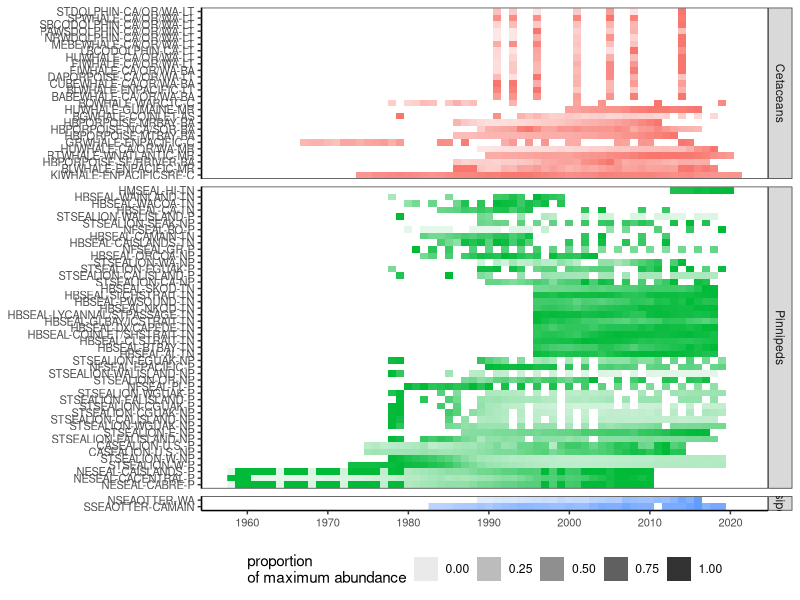
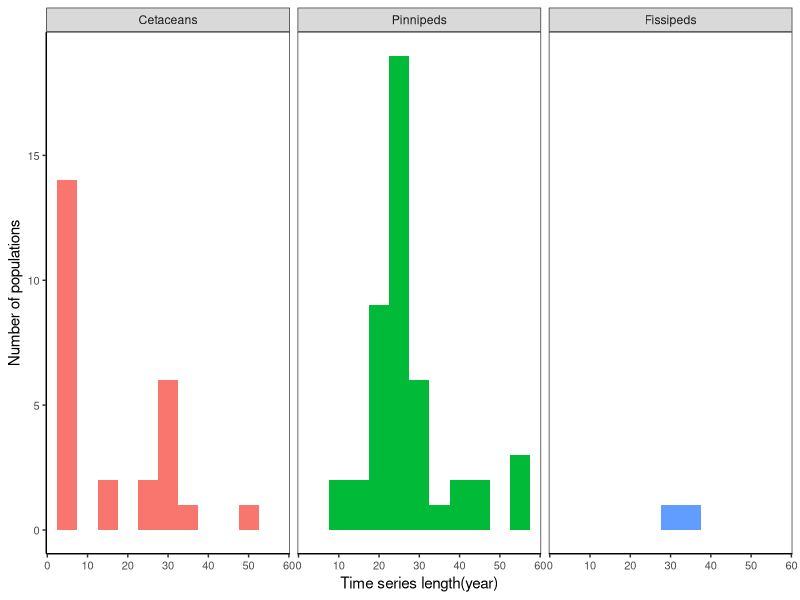

Write R code to recreate these figures, in order. (Note: this script raises an error after producing the figures.)

# clean working environment
rm(list = ls())

# read in package
library(tidyverse)

# set plot directory
plotdir <- "figures"

# read in data
data <- read.csv("data/clean_data/U.S_Abundance_Clean.csv")


# clean data 
data_clean <- data %>%
  mutate(catg1 = ifelse(common_name == "Mesoplodont beaked whale", "Cetaceans", catg1)) %>%
  mutate(catg2 = ifelse(common_name == "Mesoplodont beaked whale", "Small whales", catg2)) %>%
  mutate(survey_code = case_when(survey_method == "Other model"~"M",
                                 survey_method == "Line-transect"~"LT",
                                 survey_method == "Count"~"C",
                                 survey_method == "Bayesian analysis"~"BA",
                                 survey_method == "Mark recapture"~"MR",
                                 survey_method == "Aerial survey"~"AS")) %>%
  mutate(stock_survey = paste(stock_id,survey_code, sep="-")) %>%
  filter(!abundance_units %in% c("Total number(Males)", "Total number(Females)")) %>%
  mutate(unit_code = case_when(abundance_units == "Total number"~"TN",
                               abundance_units == "Pup"~"P",
                               abundance_units == "Non-pup"~"NP")) %>%
  mutate(stock_unit = paste(stock_id,unit_code, sep="-")) %>%
  mutate(new_id = ifelse(catg1 == "Cetaceans", stock_survey, stock_unit)) %>%
  mutate(new_id = ifelse(catg1 == "Fissipeds", stock_id, new_id)) %>%
  mutate(catg1 = factor(catg1, levels = c("Cetaceans", "Pinnipeds", "Fissipeds"))) %>%
  select(stock, stock_id, new_id, common_name, survey_method, year, abundance, abundance_units, source_type, catg1, catg2)

# Take 7 from Easton et al., 2020
data_survey_out <- data_clean%>%
  group_by(new_id) %>%
  summarize(year_number = n()) %>%
  filter(year_number<7)

data_survey_in <- data_clean %>%
  group_by(new_id) %>%
  summarize(year_number = n()) %>%
  filter(year_number >= 7)

data_final <- data_clean %>%
  filter(!new_id %in% data_survey_out$new_id) %>%
  left_join(data_survey_in, by = "new_id") %>%
  mutate(new_id = fct_reorder(.f = as.factor(new_id),
                                     .x = desc(year_number))) %>%
  group_by(new_id) %>%
  mutate(max_abundance = max(abundance,na.rm = TRUE)) %>%
  group_by(new_id) %>%
  mutate(proportion_abundance = abundance/max_abundance, na.rm = TRUE)


# make figure 
my_theme <- theme(axis.text=element_text(size=8),
                  plot.title=element_text(size=12),
                  panel.grid.major = element_blank(), 
                  panel.grid.minor = element_blank(),
                  panel.background = element_blank(), 
                  axis.line = element_line(colour = "black"))


# Plot timeline

g1 <- ggplot(data_final, aes(x=year, y=new_id, fill=catg1, alpha = proportion_abundance)) +
  geom_raster() +
  facet_grid(catg1~., scales="free_y", space="free_y") +
  # Labels
  scale_x_continuous(breaks=seq(1950,2020,10)) +
  scale_fill_discrete(guide=F) +
  scale_alpha_continuous(name = "proportion \nof maximum abundance")+
  # Theme
  theme_bw() + my_theme + 
  theme(axis.title=element_blank(), 
        legend.position="bottom")

g1

# Histogram

g2 <- ggplot(data_final %>% filter(!duplicated(new_id)), aes(x = year_number, fill = catg1))+
  facet_grid(~catg1)+
  geom_histogram(binwidth = 5) +
  labs(x = "Time series length(year)", y = "Number of populations") +
  theme_bw() + my_theme + theme(legend.position = "none")

g2

# save the time series length figure

ggsave(g1, filename = file.path(plotdir, "Fig5a_U.S_time_series_length.png"),
       width = 7, height = 8, units = "in", dpi = 600)





